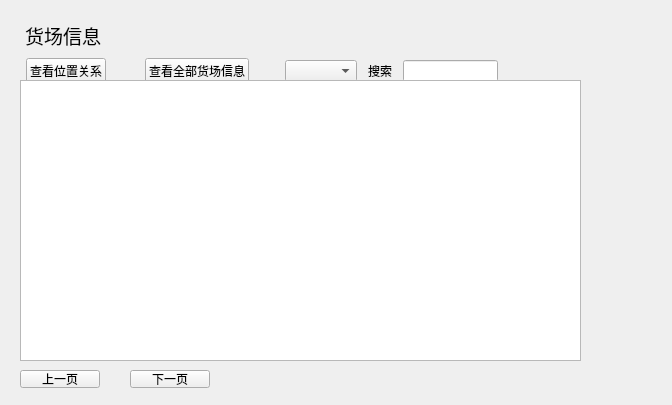
<?xml version="1.0" encoding="UTF-8"?>
<ui version="4.0">
 <class>YardInformation</class>
 <widget class="QWidget" name="YardInformation">
  <property name="geometry">
   <rect>
    <x>0</x>
    <y>0</y>
    <width>672</width>
    <height>405</height>
   </rect>
  </property>
  <property name="windowTitle">
   <string>Form</string>
  </property>
  <widget class="QWidget" name="widget" native="true">
   <property name="geometry">
    <rect>
     <x>20</x>
     <y>20</y>
     <width>478</width>
     <height>64</height>
    </rect>
   </property>
   <layout class="QVBoxLayout" name="verticalLayout">
    <item>
     <layout class="QHBoxLayout" name="horizontalLayout">
      <item>
       <spacer name="horizontalSpacer">
        <property name="orientation">
         <enum>Qt::Horizontal</enum>
        </property>
        <property name="sizeType">
         <enum>QSizePolicy::Fixed</enum>
        </property>
        <property name="sizeHint" stdset="0">
         <size>
          <width>5</width>
          <height>20</height>
         </size>
        </property>
       </spacer>
      </item>
      <item>
       <widget class="QLabel" name="titleLable_2">
        <property name="minimumSize">
         <size>
          <width>80</width>
          <height>20</height>
         </size>
        </property>
        <property name="text">
         <string>&lt;html&gt;&lt;head/&gt;&lt;body&gt;&lt;p&gt;&lt;span style=&quot; font-size:14pt;&quot;&gt;货场信息&lt;/span&gt;&lt;/p&gt;&lt;/body&gt;&lt;/html&gt;</string>
        </property>
       </widget>
      </item>
     </layout>
    </item>
    <item>
     <layout class="QHBoxLayout" name="horizontalLayout_4">
      <item>
       <layout class="QHBoxLayout" name="horizontalLayout_3">
        <item>
         <spacer name="horizontalSpacer_2">
          <property name="orientation">
           <enum>Qt::Horizontal</enum>
          </property>
          <property name="sizeHint" stdset="0">
           <size>
            <width>13</width>
            <height>20</height>
           </size>
          </property>
         </spacer>
        </item>
        <item>
         <widget class="QPushButton" name="positionButton">
          <property name="text">
           <string>查看位置关系</string>
          </property>
         </widget>
        </item>
        <item>
         <spacer name="horizontalSpacer_3">
          <property name="orientation">
           <enum>Qt::Horizontal</enum>
          </property>
          <property name="sizeHint" stdset="0">
           <size>
            <width>40</width>
            <height>20</height>
           </size>
          </property>
         </spacer>
        </item>
        <item>
         <widget class="QPushButton" name="wholeYardButton">
          <property name="text">
           <string>查看全部货场信息</string>
          </property>
          <property name="iconSize">
           <size>
            <width>20</width>
            <height>12</height>
           </size>
          </property>
          <property name="name" stdset="0">
           <string>PushButton</string>
          </property>
         </widget>
        </item>
       </layout>
      </item>
      <item>
       <spacer name="horizontalSpacer_6">
        <property name="orientation">
         <enum>Qt::Horizontal</enum>
        </property>
        <property name="sizeType">
         <enum>QSizePolicy::Fixed</enum>
        </property>
        <property name="sizeHint" stdset="0">
         <size>
          <width>30</width>
          <height>20</height>
         </size>
        </property>
       </spacer>
      </item>
      <item>
       <layout class="QHBoxLayout" name="horizontalLayout_2">
        <item>
         <widget class="QComboBox" name="searchBox">
          <property name="name" stdset="0">
           <string>SelectedButton</string>
          </property>
         </widget>
        </item>
        <item>
         <spacer name="horizontalSpacer_4">
          <property name="orientation">
           <enum>Qt::Horizontal</enum>
          </property>
          <property name="sizeType">
           <enum>QSizePolicy::Fixed</enum>
          </property>
          <property name="sizeHint" stdset="0">
           <size>
            <width>5</width>
            <height>20</height>
           </size>
          </property>
         </spacer>
        </item>
        <item>
         <widget class="QLabel" name="searchLable">
          <property name="text">
           <string>搜索</string>
          </property>
          <property name="name" stdset="0">
           <string>SearchLable</string>
          </property>
         </widget>
        </item>
        <item>
         <spacer name="horizontalSpacer_5">
          <property name="orientation">
           <enum>Qt::Horizontal</enum>
          </property>
          <property name="sizeType">
           <enum>QSizePolicy::Fixed</enum>
          </property>
          <property name="sizeHint" stdset="0">
           <size>
            <width>5</width>
            <height>20</height>
           </size>
          </property>
         </spacer>
        </item>
        <item>
         <widget class="QLineEdit" name="searchLineEdit">
          <property name="name" stdset="0">
           <string>SearchLine</string>
          </property>
         </widget>
        </item>
       </layout>
      </item>
     </layout>
    </item>
   </layout>
  </widget>
  <widget class="QWidget" name="widget_2" native="true">
   <property name="geometry">
    <rect>
     <x>20</x>
     <y>360</y>
     <width>561</width>
     <height>41</height>
    </rect>
   </property>
   <widget class="QPushButton" name="nextButton">
    <property name="geometry">
     <rect>
      <x>110</x>
      <y>10</y>
      <width>80</width>
      <height>18</height>
     </rect>
    </property>
    <property name="text">
     <string>下一页</string>
    </property>
    <property name="name" stdset="0">
     <string>PushButton</string>
    </property>
   </widget>
   <widget class="QPushButton" name="previousButton">
    <property name="geometry">
     <rect>
      <x>0</x>
      <y>10</y>
      <width>80</width>
      <height>18</height>
     </rect>
    </property>
    <property name="text">
     <string>上一页</string>
    </property>
    <property name="name" stdset="0">
     <string>PushButton</string>
    </property>
   </widget>
  </widget>
  <widget class="QTableView" name="tableView">
   <property name="geometry">
    <rect>
     <x>20</x>
     <y>80</y>
     <width>561</width>
     <height>281</height>
    </rect>
   </property>
   <property name="name" stdset="0">
    <string>DisplayBox</string>
   </property>
  </widget>
 </widget>
 <resources/>
 <connections/>
</ui>
